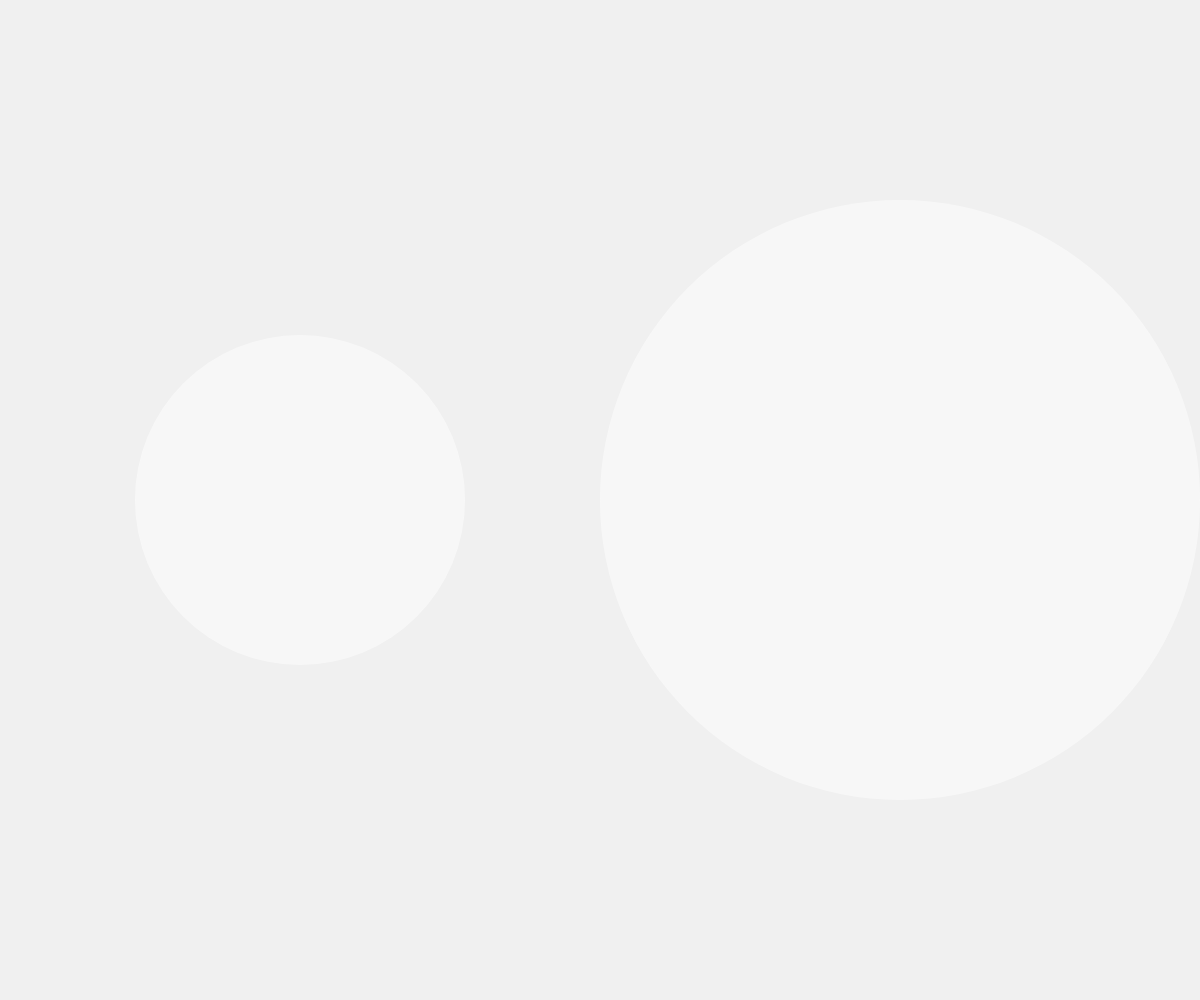
Frame 1 (no input)
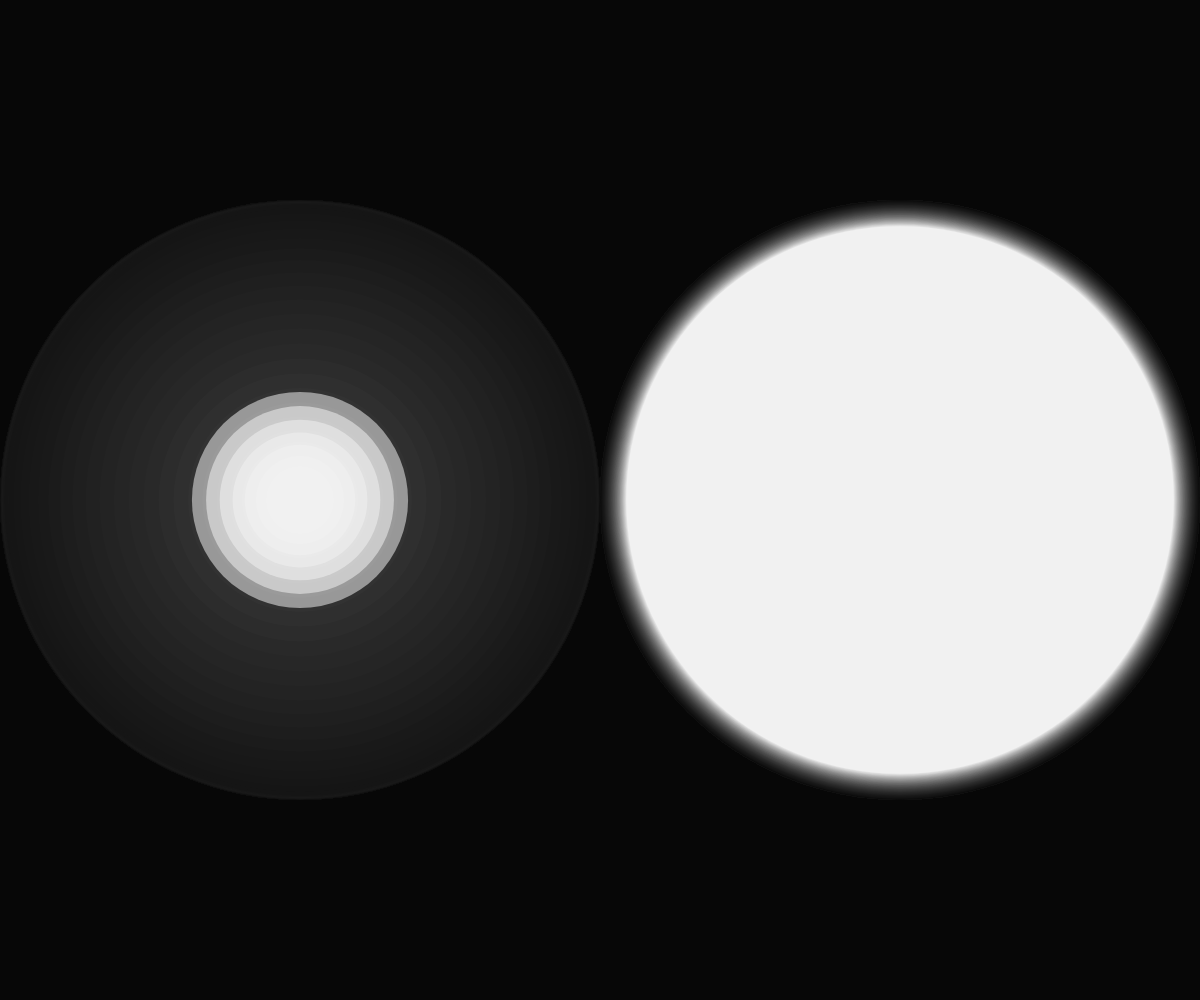
Frame 60 (no input)
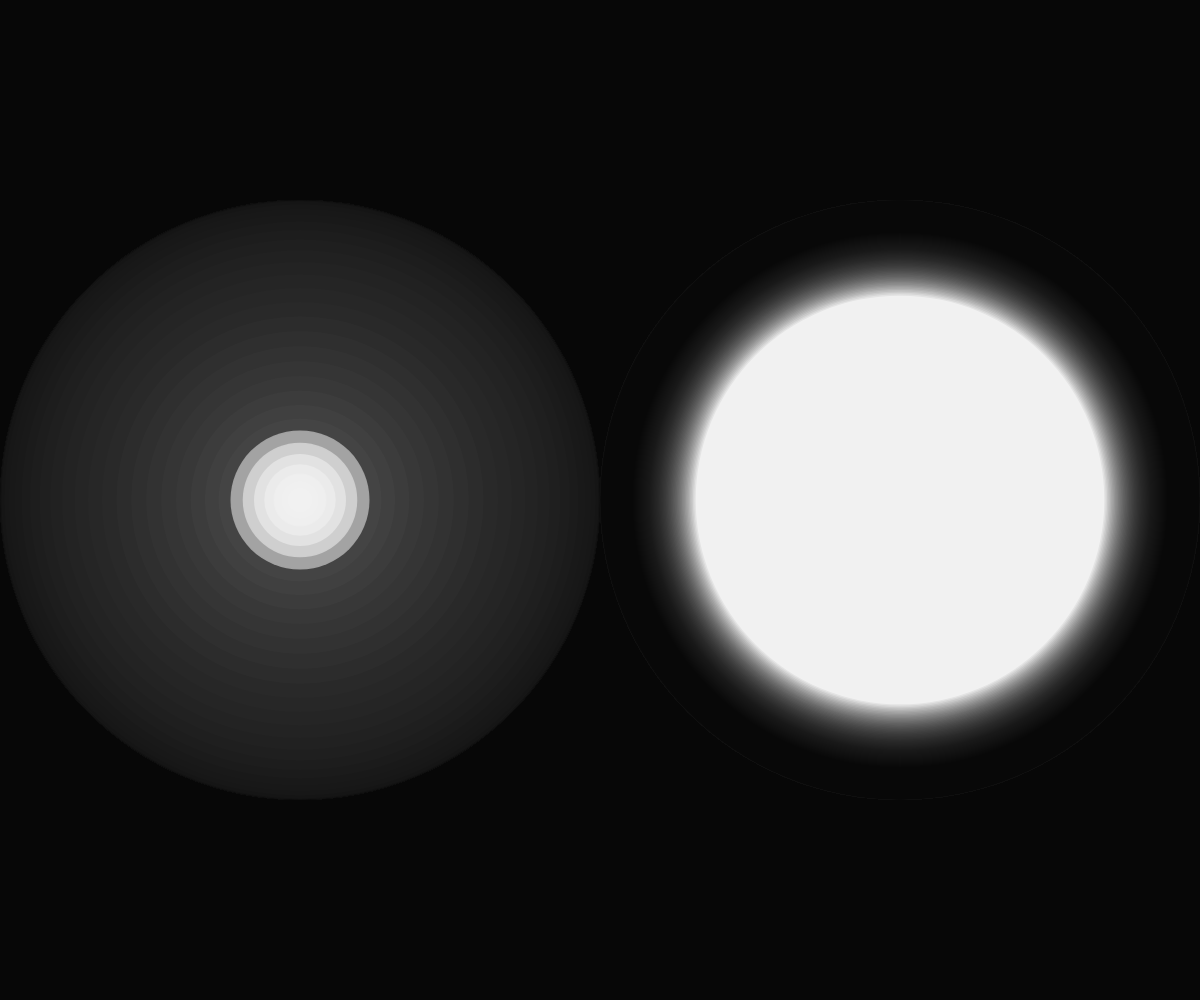
Frame 120 (the mouse pressed at the canvas centre since frame 60)

The p5.js sketch that drew these frames (run headless with seeded random() and noise() and a simulated clock; from frame 60 on, the mouse is pressed at the canvas centre):

// p5.js sketch
// ── sketch.js

// Global variables


function setup() {
  createCanvas(windowWidth, windowHeight);

}

/* Loop */
function draw() {
  // the sin() and cos() functions will help you create naturally oscillating
  // movements like the movement of a spring or a swing. The sin() and cos()
  // functions calculate the sine and cosine value of an angle, given as the
  // argument of the functions. There is not much difference between the sin()
  // and cos() values other than the starting point. At sin(0), the value is 0
  // and at cos(0) the value is 1.
  //let size = sin(frameCount * 0.01) * width / 2 + width / 2;
  // In the code example above, the sin() function has the argument of
  // frameCount * 0.01. The frameCount variable is used to increment
  // the angle constantly, and the incrementation is slowed down by multiplying
  // the frame count by the value 0.01.

  // Background color is black with opacity of 15
  background(0, 15);
  noStroke();
  fill(255, 127);

  // Oscillate size using sin()
  // sizeOne ranges between 0 and width / 2
  let sizeOne = sin(frameCount * 0.1) * width / 4 + width / 4;
  ellipse(width / 4, height / 2, sizeOne, sizeOne);

  // Oscillate size using cos()
  // sizeTwo ranges between 0 and width / 2
  let sizeTwo = cos(frameCount * 0.01) * width / 4 + width / 4;
  ellipse(width / 4 * 3, height / 2, sizeTwo, sizeTwo);


}

// If you want your canvas to dynamically adjust to changes in the browser window’s size,
// you can use the resizeCanvas() function in the windowResized() function:
// // Whenever browser size changes, canvas is resized to browser's current width and height
function windowResized() {
  resizeCanvas(windowWidth, windowHeight);
}
